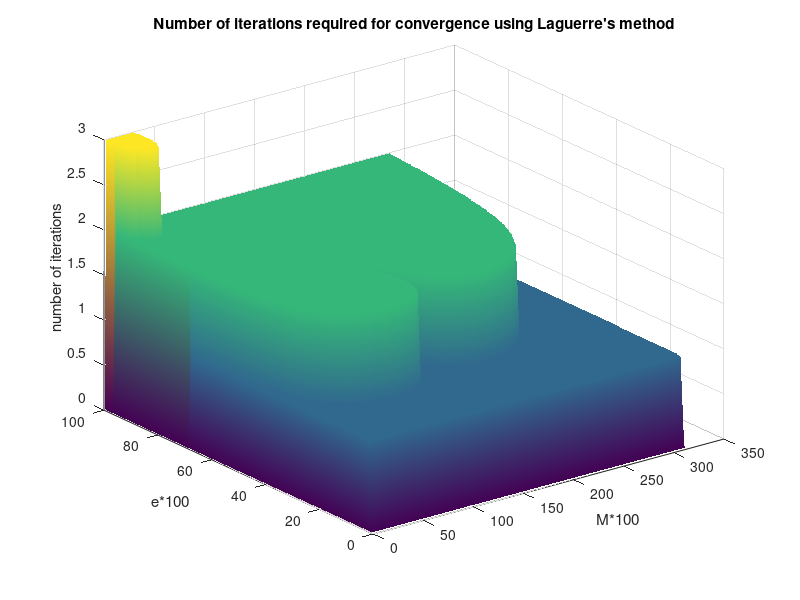

MATLAB code for this plot:
% Laguerre?s Iteration Method Algorithm
clearvars;
iterations=zeros(100,315);  
E_array=zeros(100,315);
n=10;
for e = 0.01:0.01:0.99                  % Range of eccentricity 
    j=int16(e*100)+1;                   % for matrix
    for M = 0.01:0.01:3.14              % Range of Mean Anomaly
        k=int16(M*100)+1;
        E=M;                            % Initial Guess
        f_E = @(E) E-M-e*sin(E);        % Keplers Eqn function
        fdash = @(E) 1-e*cos(E);        % First derivative of function
        fddash = @(E) e*sin(E);
        i=0;
        % Laguerre's Formula
        while (true)
            g=(fdash(E))/f_E(E);
            h=g^2-((fddash(E))/f_E(E));
            a=n/(g+sign(g)*sqrt((n-1)*(n*h-g^2)));
            E=E-a;
            a/E;
            if(abs(a/E)<1e-4)
                break
            end
            i=i+1;   
            E_array(j,k)=E;
        end
        iterations(j,k)=i;
    end
end
surf(iterations)        % 3D plot of M,e,iterations
% surf(E_array)         % uncomment this line to see the 3d plot of M,e,E
shading interp
xlabel('M*100')
ylabel('e*100')
zlabel('number of iterations')
title("Number of iterations required for convergence using Laguerre's method")